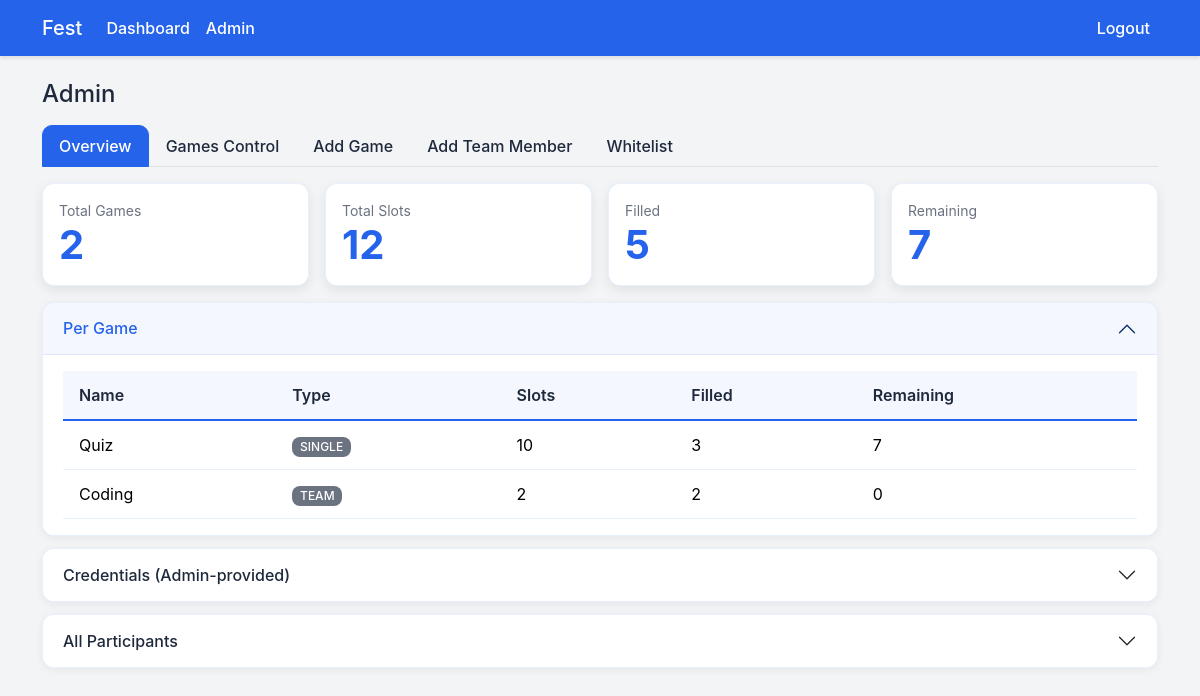
Page /admin (signed in) on the earlier database version.
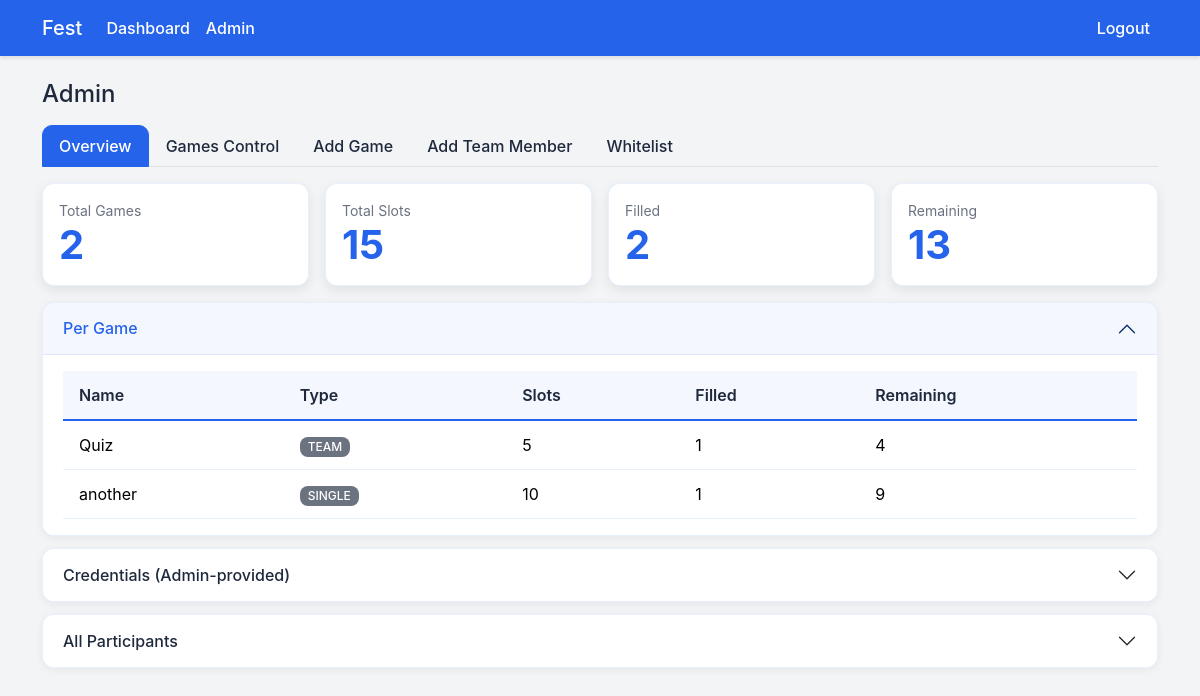
Same page on the later database version.
### tables this page shows
CREATE TABLE games (
                id INTEGER PRIMARY KEY AUTOINCREMENT,
                name TEXT NOT NULL,
                description TEXT,
                slots INTEGER NOT NULL,
                type TEXT NOT NULL CHECK(type IN ('single','team'))
            , team_size INTEGER);

### app.py (the view, shortened to what this page needs)
    @app.route('/admin', methods=['GET', 'POST'])
    def admin():
        user = fetch_current_user()
        if not user or not user['is_admin']:
            flash('Admin access required.', 'danger')
            return redirect(url_for('login'))
        active_tab = request.args.get('tab') or 'overview'
        games = g.db.execute('SELECT * FROM games ORDER BY id').fetchall()
        single_participants = g.db.execute(
            'SELECT u.id as user_id, u.name, u.phone, g.name AS game_name FROM users u JOIN games g ON g.id = u.game_id WHERE g.type = "single" ORDER BY g.name, u.name'
        ).fetchall()
        teams = g.db.execute(
            'SELECT t.id, t.game_id, t.name AS team_name, t.team_code, g.name AS game_name, u.name AS leader_name, u.phone AS leader_phone, u.id AS leader_user_id '
            'FROM teams t JOIN games g ON g.id = t.game_id JOIN users u ON u.id = t.leader_user_id ORDER BY g.name, t.name'
        ).fetchall()
        team_members = g.db.execute(
            'SELECT tm.team_id, u.id as user_id, u.name, u.phone FROM team_members tm JOIN users u ON u.id = tm.user_id ORDER BY tm.team_id, u.name'
        ).fetchall()
        members_map: Dict[int, List[sqlite3.Row]] = {}
        for tm in team_members:
            members_map.setdefault(tm['team_id'], []).append(tm)
        game_to_teams: Dict[int, List[sqlite3.Row]] = {}
        for t in teams:
            game_to_teams.setdefault(t['game_id'], []).append(t)
        game_participants: Dict[int, List[sqlite3.Row]] = {}
        game_member_counts: Dict[int, int] = {}
        for g_row in games:
            if g_row['type'] == 'single':
                plist = g.db.execute(
                    'SELECT u.id as user_id, u.name, u.phone FROM users u WHERE u.game_id = ? AND (u.team_id IS NULL) ORDER BY u.name',
                    (g_row['id'],),
                ).fetchall()
            else:
                plist = g.db.execute(
                    'SELECT u.id as user_id, u.name, u.phone, t.id as team_id, t.name as team_name, CASE WHEN u.id = t.leader_user_id THEN 1 ELSE 0 END as is_leader FROM users u JOIN teams t ON t.id = u.team_id WHERE t.game_id = ? ORDER BY t.name, is_leader DESC, u.name',
                    (g_row['id'],),
                ).fetchall()
            game_participants[g_row['id']] = plist
            game_member_counts[g_row['id']] = len(plist)
        overview_stats: List[Dict[str, Any]] = []
        total_games = len(games)
        total_slots = 0
        total_filled = 0
        for g_row in games:
            slots = int(g_row['slots'])
            if g_row['type'] == 'single':
                filled = g.db.execute('SELECT COUNT(1) FROM users WHERE game_id = ? AND (team_id IS NULL)', (g_row['id'],)).fetchone()[0]
            else:
                filled = g.db.execute('SELECT COUNT(1) FROM teams WHERE game_id = ?', (g_row['id'],)).fetchone()[0]
            remaining = max(0, slots - int(filled))
            overview_stats.append({
                'id': g_row['id'],
                'name': g_row['name'],
                'type': g_row['type'],
                'slots': slots,
                'filled': int(filled),
                'remaining': remaining,
            })
            total_slots += slots
            total_filled += int(filled)
        participants_overview = g.db.execute(
            """
            SELECT
                u.id AS user_id,
                u.name,
                u.phone,
                u.password,
                g.name AS game_name,
                g.type AS game_type,
                t.name AS team_name,
                CASE
                    WHEN t.leader_user_id IS NOT NULL AND u.id = t.leader_user_id THEN 1
                    ELSE 0
                END AS is_leader
            FROM users u
            LEFT JOIN games g ON g.id = u.game_id
            LEFT JOIN teams t ON t.id = u.team_id
            ORDER BY u.name
            """
        ).fetchall()
        allowed_list = g.db.execute('SELECT * FROM allowed_users ORDER BY name').fetchall()
        whitelist_list = g.db.execute('SELECT * FROM whitelist_phones ORDER BY phone').fetchall()
        return render_template(
            'admin.html',
            games=games,
            single_participants=single_participants,
            teams=teams,
            members_map=members_map,
            game_participants=game_participants,
            game_member_counts=game_member_counts,
            overview_stats=overview_stats,
            total_games=total_games,
            total_slots=total_slots,
            total_filled=total_filled,
            participants_overview=participants_overview,
            allowed_list=allowed_list,
            whitelist_list=whitelist_list,
            game_to_teams=game_to_teams,
            active_tab=active_tab,
        )

### app.py (called while the page is built)
def get_db() -> sqlite3.Connection:
    conn = sqlite3.connect(DATABASE_PATH)
    conn.row_factory = sqlite3.Row
    return conn

def fetch_current_user() -> Optional[sqlite3.Row]:
    user_id = session.get('user_id')
    if not user_id:
        return None
    row = g.db.execute('SELECT * FROM users WHERE id = ?', (user_id,)).fetchone()
    return row

### templates/admin.html (shortened to what the changed rows need)
{% extends 'base.html' %}
{% block content %}
<div class="tab-content" id="adminTabsContent">
  <div class="tab-pane fade {% if active_tab == 'overview' %}show active{% endif %}" id="overview" role="tabpanel" aria-labelledby="overview-tab">
    <div class="row g-3">
      <div class="col-xl-3 col-lg-4 col-md-6">
        <div class="card clear-box h-100"><div class="card-body">
          <div class="text-muted small">Total Slots</div>
          <div class="display-6">{{ total_slots }}</div>
        </div></div>
      </div>
      <div class="col-xl-3 col-lg-4 col-md-6">
        <div class="card clear-box h-100"><div class="card-body">
          <div class="text-muted small">Filled</div>
          <div class="display-6">{{ total_filled }}</div>
        </div></div>
      </div>
      <div class="col-xl-3 col-lg-4 col-md-6">
        <div class="card clear-box h-100"><div class="card-body">
          <div class="text-muted small">Remaining</div>
          <div class="display-6">{{ total_slots - total_filled }}</div>
        </div></div>
      </div>
    </div>
    <div class="accordion mt-3" id="overviewAccordion">
      <div class="accordion-item">
        <h2 class="accordion-header" id="perGameHead">
          <button class="accordion-button" type="button" data-bs-toggle="collapse" data-bs-target="#perGameBody" aria-expanded="true" aria-controls="perGameBody">
            Per Game
          </button>
        </h2>
        <div id="perGameBody" class="accordion-collapse collapse show" aria-labelledby="perGameHead" data-bs-parent="#overviewAccordion">
          <div class="accordion-body">
            <div class="table-responsive">
              <table class="table table-sm align-middle mb-0">
                <thead><tr><th>Name</th><th>Type</th><th>Slots</th><th>Filled</th><th>Remaining</th></tr></thead>
                <tbody>
                  {% for s in overview_stats %}
                  <tr>
                    <td>{{ s.name }}</td>
                    <td class="text-uppercase"><span class="badge bg-secondary">{{ s.type }}</span></td>
                    <td>{{ s.slots }}</td>
                    <td>{{ s.filled }}</td>
                    <td>{{ s.remaining }}</td>
                  </tr>
                  {% endfor %}
                </tbody>
              </table>
            </div>
          </div>
        </div>
      </div>
      <div class="accordion-item">
        <h2 class="accordion-header" id="credsHead">
          <button class="accordion-button collapsed" type="button" data-bs-toggle="collapse" data-bs-target="#credsBody" aria-expanded="false" aria-controls="credsBody">
            Credentials (Admin-provided)
          </button>
        </h2>
      </div>
      <div class="accordion-item">
        <h2 class="accordion-header" id="participantsHead">
          <button class="accordion-button collapsed" type="button" data-bs-toggle="collapse" data-bs-target="#participantsBody" aria-expanded="false" aria-controls="participantsBody">
            All Participants
          </button>
        </h2>
      </div>
    </div>
  </div>
</div>
{% endblock %}

Differences in the rows shown:
removed games: name "Quiz", type "SINGLE", slots "10", filled "3", remaining "7"
removed games: name "Coding", type "TEAM", slots "2", filled "2", remaining "0"
added games: name "Quiz", type "TEAM", slots "5", filled "1", remaining "4"
added games: name "another", type "SINGLE", slots "10", filled "1", remaining "9"
Other differences:
{{ total_slots }}: "12" → "15"
{{ total_filled }}: "5" → "2"
{{ total_slots - total_filled }}: "7" → "13"
